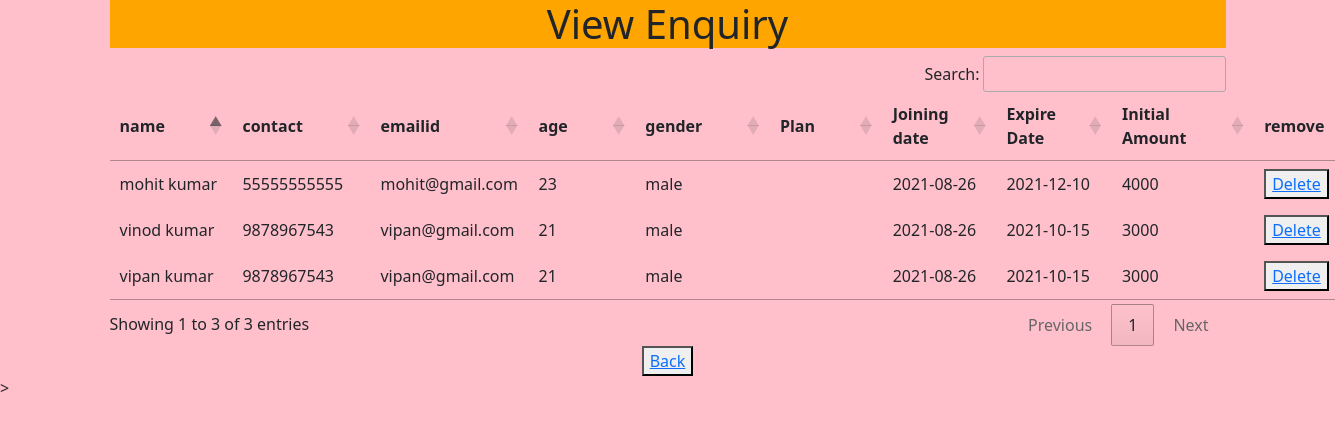
Page /gym/admin16/ (signed in) on the committed database.
### gym/models.py (models this page shows, shortened)
class Member(models.Model):
	name = models.CharField(max_length=50)
	contact = models.CharField(max_length=10)
	emailid = models.CharField(max_length=100)
	age = models.CharField(max_length=110)
	gender = models.CharField(max_length=20)
	plan = models.CharField(max_length=50)
	joindate = models.CharField(max_length=40)
	expiredate = models.CharField(max_length=40)
	initialamount = models.CharField(max_length=10)

### gym/views/register.py (the view)
# urls.py: path('admin16/',view_member),
def view_member(request):
	if not request.user.is_staff:
		return redirect('loginpage')
	equ = Member.objects.all()
	dictt={'equ':equ}
	return render(request,'view_member.html',dictt)

### gym/templates/view_member.html (shortened to what this page needs)
<!doctype html>
<html lang="en">
  <head>
    <link href="https://cdn.jsdelivr.net/npm/bootstrap@5.0.2/dist/css/bootstrap.min.css" rel="stylesheet">
  </head>
  <body id='ka'>
 <div class="container" align='center'>
    <div class='jumbotron' >
      <h1>View Enquiry</h1>
  <form action="/gym/admin16/" method="post">{% csrf_token %}
  <table id="example">
    <thead>
      <tr>
        <th><b>name&nbsp&nbsp&nbsp&nbsp&nbsp&nbsp&nbsp&nbsp&nbsp&nbsp</b></th>
          <th><b>contact&nbsp&nbsp&nbsp&nbsp&nbsp&nbsp&nbsp&nbsp&nbsp&nbsp</b></th>
            <th><b>emailid&nbsp&nbsp&nbsp&nbsp&nbsp&nbsp&nbsp&nbsp&nbsp&nbsp&nbsp&nbsp&nbsp&nbsp&nbsp</b></th>
              <th><b>age&nbsp&nbsp&nbsp&nbsp&nbsp&nbsp&nbsp&nbsp&nbsp&nbsp</b></th>
                <th><b>gender&nbsp&nbsp&nbsp&nbsp&nbsp&nbsp&nbsp&nbsp&nbsp&nbsp</b></th>
                  <th><b>Plan&nbsp&nbsp&nbsp&nbsp&nbsp&nbsp&nbsp&nbsp&nbsp&nbsp</b></th>
                    <th><b>Joining date&nbsp&nbsp&nbsp&nbsp&nbsp&nbsp&nbsp&nbsp&nbsp&nbsp</b></th>
                      <th><b>Expire Date&nbsp&nbsp&nbsp&nbsp&nbsp&nbsp&nbsp&nbsp&nbsp&nbsp</b></th>
                        <th><b>Initial Amount&nbsp&nbsp&nbsp&nbsp&nbsp&nbsp&nbsp&nbsp&nbsp&nbsp</b></th>
                  <th><b>remove&nbsp&nbsp&nbsp&nbsp&nbsp&nbsp&nbsp&nbsp&nbsp&nbsp</b></th>
      </tr>
    </thead>
    <tbody>
      {% for i in equ %}
      <tr>
        <td>{{i.name}}</td>
        <td>{{i.contact}}</td>
        <td>{{i.emailid}}</td>
        <td>{{i.age}}</td>
        <td>{{i.gender}}</td>
        <td>{{i.Plan}}</td>
        <td>{{i.joindate}}</td>
        <td>{{i.expiredate}}</td>
        <td>{{i.initialamount}}</td>
        <td><button><a href="/gym/admin17/{{i.id}}/" onclick="return confirm('Are you sure')">Delete</a></button></td>
      </tr>
      {% endfor %}
    </tbody>
  </table>
</form>
        <td><button type="submit"><a href='/gym/admin1/'>Back</a></button></td>
    </div>
</div>
<script src="https://code.jquery.com/jquery-3.5.1.js"></script>>
<link rel="stylesheet" type="text/css" href="https://cdn.datatables.net/1.10.25/css/jquery.dataTables.min.css">
<link rel="stylesheet" type="text/css" href="https://cdn.datatables.net/buttons/1.7.1/css/buttons.dataTables.min.css">
</body>
</html>

### gym/templates/view_member.html (style rules this page uses)
h1 { background-color: orange; margin-top: 100px }
#ka { background-color: pink; }

### rows in the picture
Member: name "vinod kumar", contact "9878967543", emailid "vipan@gmail.com", age "21", gender "male", joindate "2021-08-26", expiredate "2021-10-15", initialamount "3000"
Member: name "vipan kumar", contact "9878967543", emailid "vipan@gmail.com", age "21", gender "male", joindate "2021-08-26", expiredate "2021-10-15", initialamount "3000"
Member: name "mohit kumar", contact "55555555555", emailid "mohit@gmail.com", age "23", gender "male", joindate "2021-08-26", expiredate "2021-12-10", initialamount "4000"
